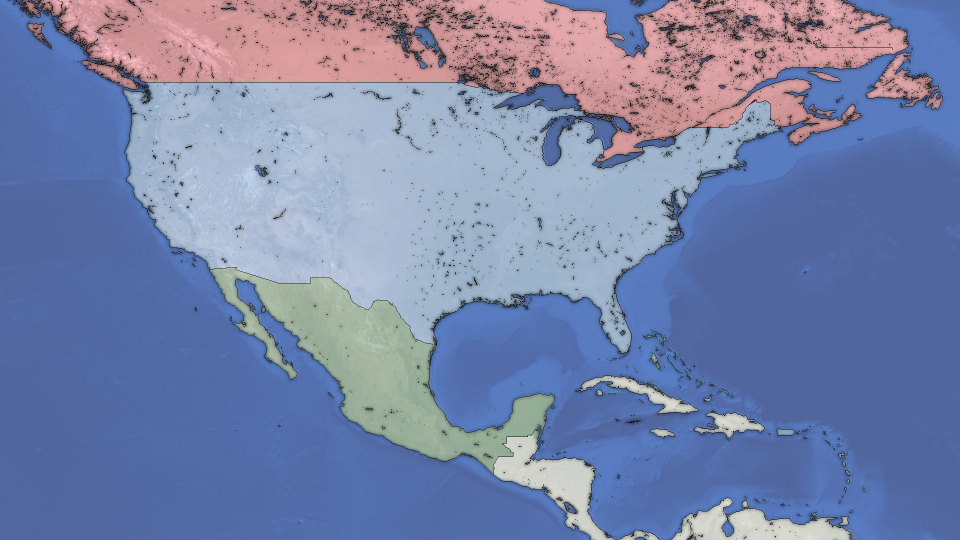
#> input picture assets/maps/images/north-america.jpg, 1920 x 1080 px (shown at 1/2 size)
$ python fit-image.py ../../assets/maps/images/north-america.jpg ../../assets/maps/images/north-america.jpg
#> lines starting #> are read from the running program, lines starting #| are printed output that depends on the picture; after the words box and inside, x2 and y2 are one past the last pixel; in counts of white or black regions, pixels touching at a corner belong together
"""Fit a background map image's projection against Natural Earth coastlines.

Usage: python tools/map-build/fit-image.py <image.png> assets/maps/sources/<map>/land.geojson
Prints the best equirectangular and Mercator fits as [x0, y0, sx, sy] in image pixels, where
x = x0 + sx * (lon + 100) and y = y0 - sy * (lat - 40) (Mercator uses Mercator latitude).
Copy the better fit into the map's meta.json projection. Needs numpy and Pillow.
"""
import json, math, sys
import numpy as np
from PIL import Image, ImageDraw

img_path, land_path = sys.argv[1], sys.argv[2]
S = 4  # downsample factor
im = np.asarray(Image.open(img_path).convert('RGB')).astype(int)
r, g, b = im[..., 0], im[..., 1], im[..., 2]
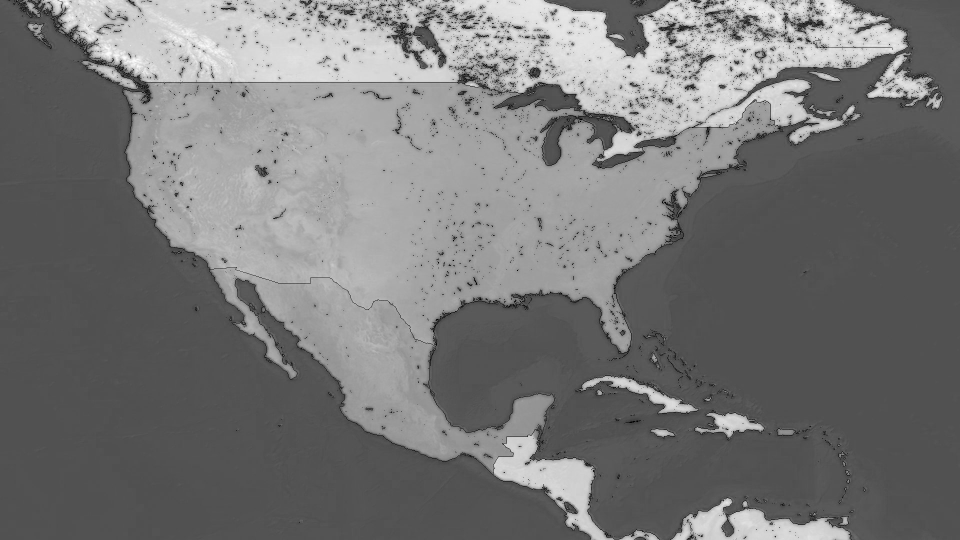
#> r: shape (1080, 1920) int64 (shown at 1/2 size); min 0, max 255, mean 118.9
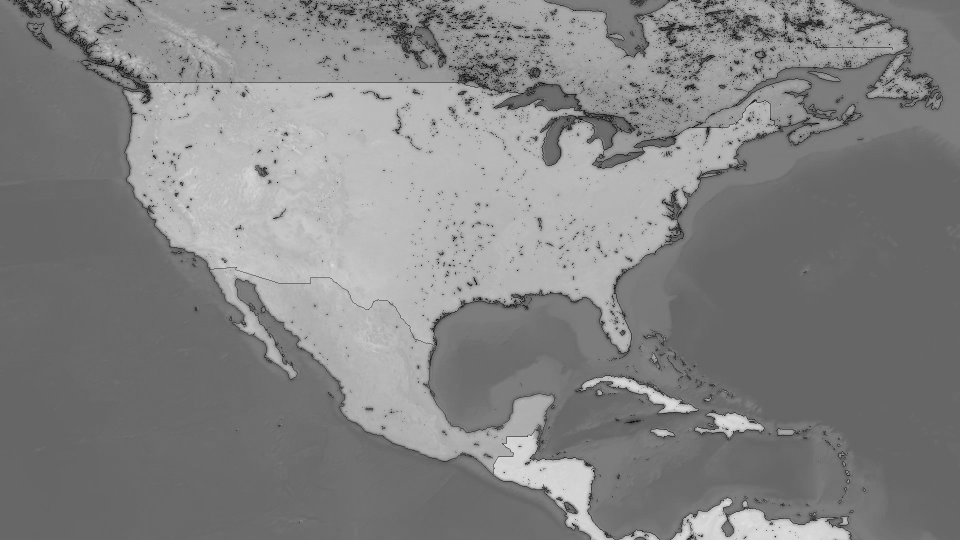
#> g: shape (1080, 1920) int64 (shown at 1/2 size); min 0, max 229, mean 130.9
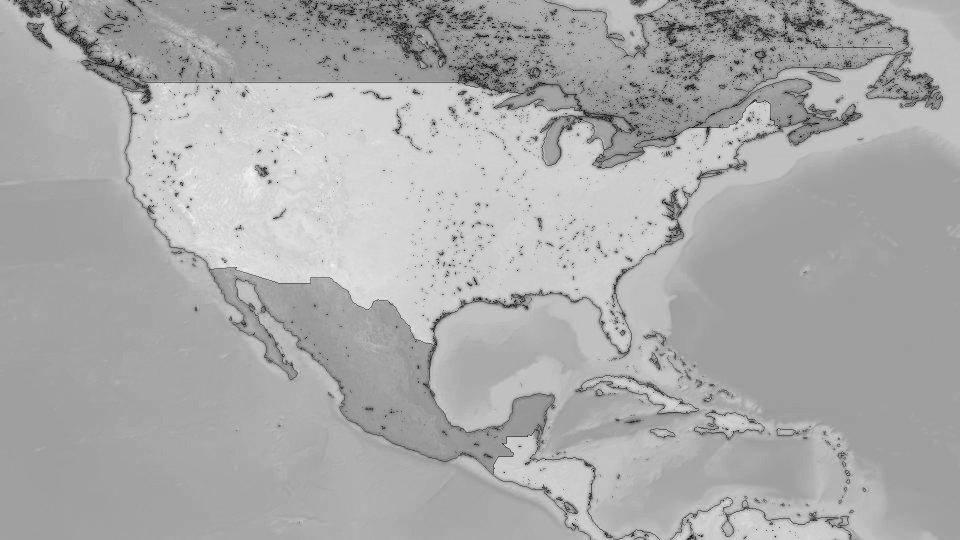
#> b: shape (1080, 1920) int64 (shown at 1/2 size); min 0, max 245, mean 170
water = (r < 115) & (b > r + 45)
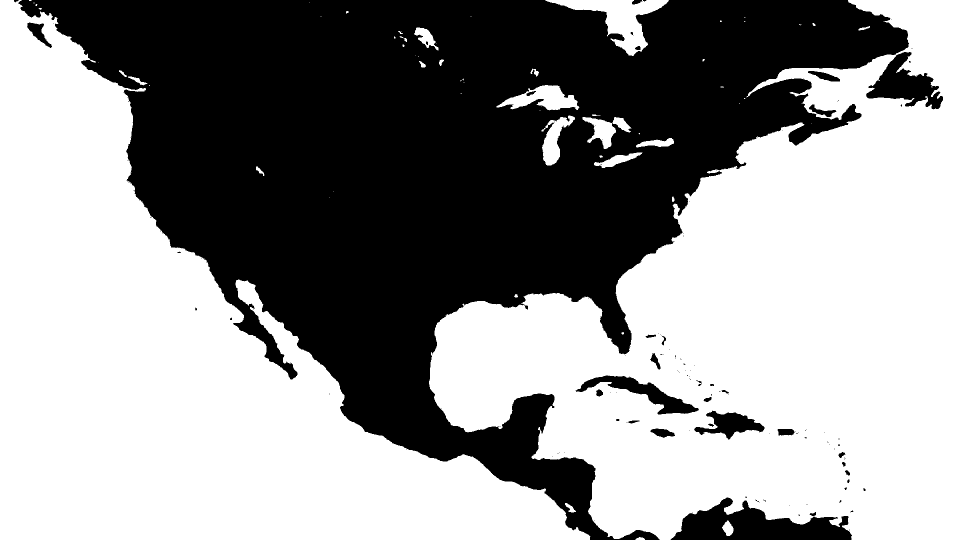
#> water: shape (1080, 1920) bool (shown at 1/2 size); 57.7% white; 137 black regions (105 under 20 px), largest, box (x1, y1, x2, y2) and area: (37, 0, 1818, 1080) 838321, (1341, 995, 1704, 1080) 16777, (1732, 104, 1886, 219) 8013
land_img = ~water
H, W = land_img.shape
#> H = 1080; W = 1920
small = np.asarray(Image.fromarray((land_img * 255).astype('uint8')).resize((W // S, H // S), Image.BILINEAR)) > 127
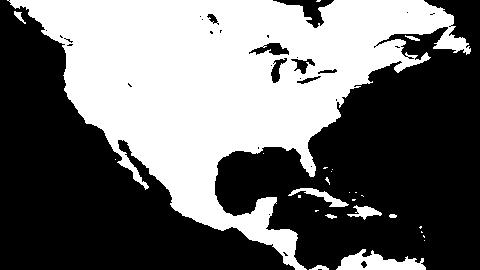
#> small: shape (270, 480) bool; 42.3% white; 26 white regions (17 under 20 px), largest, box (x1, y1, x2, y2) and area: (7, 0, 471, 270) 52934, (336, 249, 426, 270) 1050, (288, 188, 349, 207) 346

#> (the run stopped early here; a loop or call above may not have finished)
